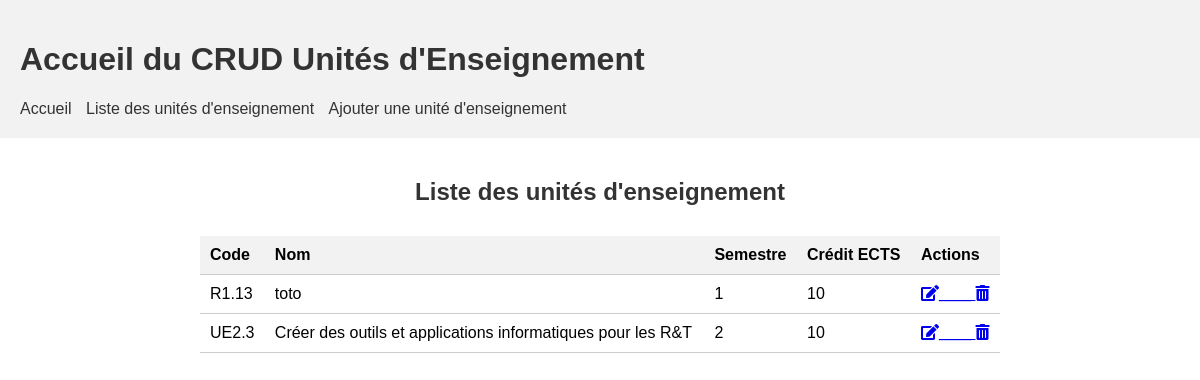
Page /gestionnaire/gestionnaire/unites/ on the committed database.
### gestionnaire/models.py (models this page shows)
class UnitesEnseignement(models.Model):
    code = models.TextField(primary_key=True)
    nom = models.TextField()
    semestre = models.IntegerField()
    credit_ects = models.IntegerField()

### gestionnaire/views.py (the view)
# urls.py: path('gestionnaire/unites/', views.liste_unites, name='liste_unites'),
def liste_unites(request):
    unites = UnitesEnseignement.objects.all()
    return render(request, 'gestionnaire/liste_unites.html', {'unites': unites})

### gestionnaire/templates/gestionnaire/liste_unites.html (shortened to what this page needs)
<!DOCTYPE html>
<html>
<head>
    {% load static %}
    <link rel="stylesheet" type="text/css" href="{% static 'css/style3.css' %}">
    <link rel="stylesheet" href="https://cdnjs.cloudflare.com/ajax/libs/font-awesome/5.15.3/css/all.min.css">
</head>
<body>
  <header>
    <h1>Accueil du CRUD Unités d'Enseignement</h1>
    <nav>
        <ul>
            <li><a href="{% url 'accueil' %}">Accueil</a></li>
            <li><a href="{% url 'liste_unites' %}">Liste des unités d'enseignement</a></li>
            <li><a href="{% url 'ajouter_unite' %}">Ajouter une unité d'enseignement</a></li>
        </ul>
    </nav>
  </header>
    {% block content %}
    <div class="container">
      <h2 class="liste-etudiants-title">Liste des unités d'enseignement</h2>
      <table>
        <thead>
          <tr>
            <th>Code</th>
            <th>Nom</th>
            <th>Semestre</th>
            <th>Crédit ECTS</th>
            <th>Actions</th>
          </tr>
        </thead>
        <tbody>
          {% for unite in unites %}
            <tr>
              <td>{{ unite.code }}</td>
              <td>{{ unite.nom }}</td>
              <td>{{ unite.semestre }}</td>
              <td>{{ unite.credit_ects }}</td>
              <td>
                <a href="{% url 'modifier_unite' unite.code %}">
                  <i class="fas fa-edit">____</i>
                </a>
                <a href="{% url 'supprimer_unite' unite.code %}">
                  <i class="fas fa-trash-alt"></i>
                </a>
              </td>
            </tr>
          {% endfor %}
        </tbody>
      </table>
    </div>
  {% endblock %}
</body>
</html>

### gestionnaire/static/css/style3.css (style rules this page uses)
body { font-family: Arial, sans-serif; margin: 0; padding: 0; }
.container { max-width: 800px; margin: 0 auto; padding: 20px; }
h2 { color: #333; margin-bottom: 20px; }
table { width: 100%; border-collapse: collapse; }
th, td { padding: 10px; text-align: left; border-bottom: 1px solid #ccc; }
th { background-color: #f2f2f2; }
.liste-etudiants-title { text-align: center; font-size: 24px; margin-bottom: 30px; }
header { background-color: #f2f2f2; padding: 20px; }
h1 { color: #333; }
nav ul { list-style-type: none; margin: 0; padding: 0; }
nav li { display: inline-block; margin-right: 10px; }
nav a { text-decoration: none; color: #333; }

### rows in the picture
UnitesEnseignement: code "R1.13", nom "toto", semestre "1", credit_ects "10"
UnitesEnseignement: code "UE2.3", nom "Créer des outils et applications informatiques pour les R&T", semestre "2", credit_ects "10"
